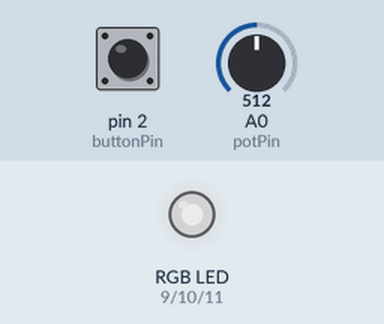
Simulated run of this sketch. Board: Arduino Uno, built with avr-gcc and run on an emulated ATmega328P. Shown: an RGB LED mixed from three pins (HIGH = lit). Inputs (shaded band) come from the test bench; at power-on: A0 (potPin) = 512, pin 2 (buttonPin) HIGH. Dim RGB values are drawn brighter than linear.

Above: at 1.2 s.
1.3 s: A0 (potPin) set to 716
At 2.3 s:
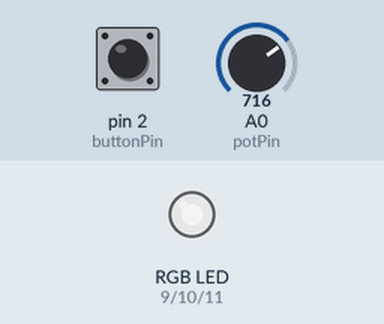
2.8 s: A0 (potPin) set to 900
At 3.4 s:
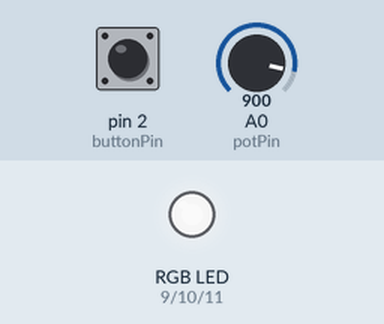
4.3 s: A0 (potPin) set to 245
At 5.5 s:
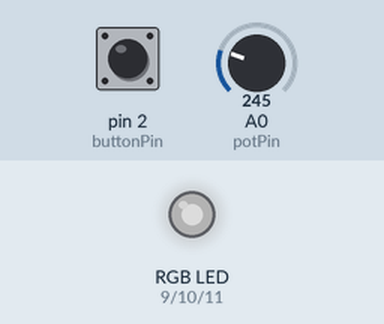
5.8 s: A0 (potPin) set to 265
At 6.9 s:
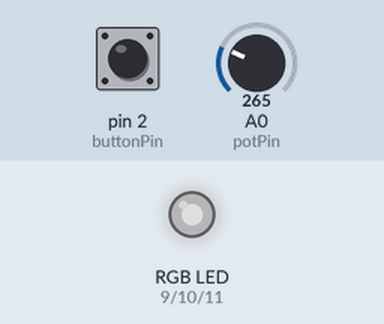
7.3 s: pin 2 (buttonPin) pulled LOW for 0.15 s
At 8.6 s:
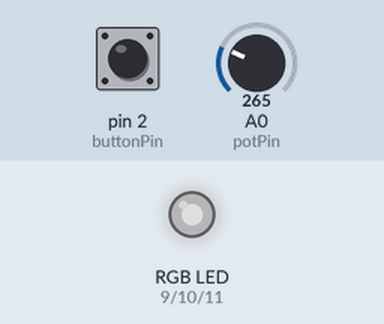
8.9 s: A0 (potPin) set to 122
At 9.2 s:
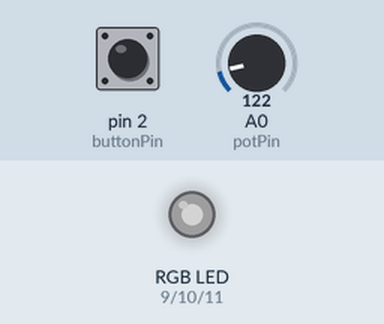
Timing chart, 0 to 11.4 s (numbered marks = the images above; inputs shaded):
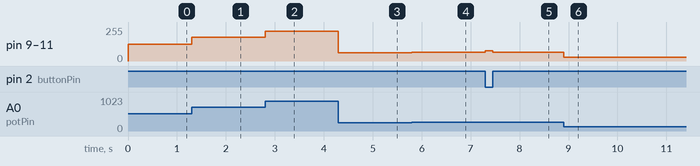

The sketch:

q2.ino
```cpp
const int potPin = A0;    // Potentiometer pin connected to analog pin A0
const int buttonPin = 2;  // Button pin connected to digital pin 2
const int redPin = 9;     // Red LED pin connected to digital pin 9
const int greenPin = 10;  // Green LED pin connected to digital pin 10
const int bluePin = 11;   // Blue LED pin connected to digital pin 11

int r = 0;    // Variable to store the red component value (0-255)
int g = 0;    // Variable to store the green component value (0-255)
int b = 0;    // Variable to store the blue component value (0-255)
int buttonState = 0;  // Variable to store the current button state

void setup() {
  pinMode(buttonPin, INPUT_PULLUP);  // Set the button pin as an input with internal pull-up resistor
  pinMode(redPin, OUTPUT);           // Set the red LED pin as an output
  pinMode(greenPin, OUTPUT);         // Set the green LED pin as an output
  pinMode(bluePin, OUTPUT);          // Set the blue LED pin as an output
}

void loop() {
  // Read the potentiometer value and map it to the range of 0-255 for each color component
  r = map(analogRead(potPin), 0, 1023, 0, 255);
  g = map(analogRead(potPin), 0, 1023, 0, 255);
  b = map(analogRead(potPin), 0, 1023, 0, 255);

  // Check if the button is pressed and adjust the color components accordingly
  buttonState = digitalRead(buttonPin);
  if (buttonState == LOW) {
    // Increase the red component value when the button is pressed
    r += 10;
    if (r > 255) {
      r = 0;  // Reset to 0 when reaching the maximum value
    }

    // Increase the green component value when the button is pressed
    g += 10;
    if (g > 255) {
      g = 0;  // Reset to 0 when reaching the maximum value
    }

    // Increase the blue component value when the button is pressed
    b += 10;
    if (b > 255) {
      b = 0;  // Reset to 0 when reaching the maximum value
    }
  }

  // Set the RGB LED color based on the adjusted color components
  analogWrite(redPin, r);
  analogWrite(greenPin, g);
  analogWrite(bluePin, b);
}
```

q3.ino
```cpp

```

Measured:
- after the input at 1.3 s, pin 9 (redPin), pin 10 (greenPin), pin 11 (bluePin): 127/255 → 178/255 at once
- after the input at 2.8 s, pin 9 (redPin), pin 10 (greenPin), pin 11 (bluePin): 178/255 → 224/255 at once
- after the input at 4.3 s, pin 9 (redPin), pin 10 (greenPin), pin 11 (bluePin): 224/255 → 61/255 at once
- after the input at 5.8 s, pin 9 (redPin), pin 10 (greenPin), pin 11 (bluePin): 61/255 → 66/255 at once
- after the input at 7.3 s, pin 9 (redPin), pin 10 (greenPin), pin 11 (bluePin): 66/255 → 76/255 at once, → 66/255 0.15 s later
- after the input at 8.9 s, pin 9 (redPin), pin 10 (greenPin), pin 11 (bluePin): 66/255 → 30/255 at once
